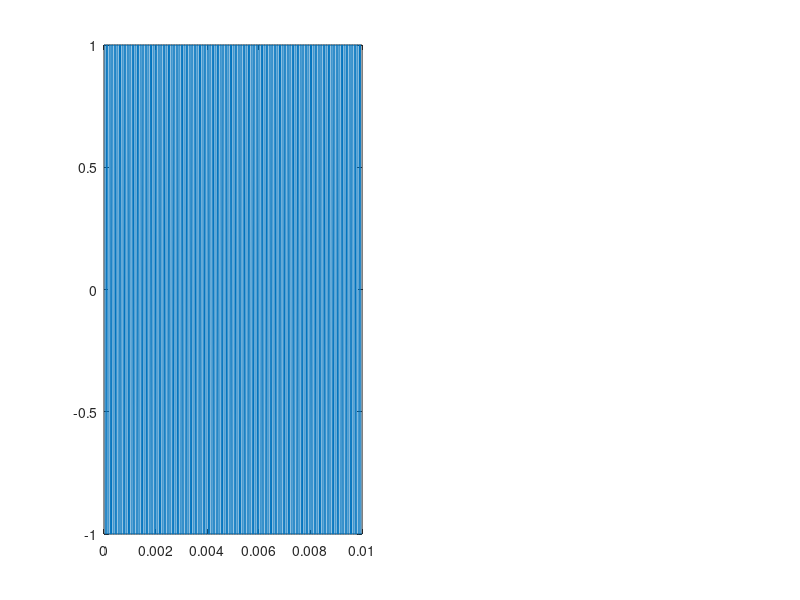

Here is the MATLAB script that generated this plot: (Note: this script raises an error after producing the figure.)
close all; clear; clc;

% Parameters
Fs = 1e5;          % Sampling frequency [Hz]
Ts = 1 / Fs;          % Sampling period
L  = 1e3;          % Signal length
t  = (0:L-1)*Ts;     % Time vector

% Generate square wave of 50 Hz
f0 = 1e4;                  
x  = square(2*pi*f0*t);

% Compute FFT
Y = fft(x);

% Two-sided spectrum
P2 = abs(Y/L);

% Single-sided spectrum
P1 = P2(1:L/2+1);
P1(2:end-1) = 2*P1(2:end-1);

% Frequency axis
f = (0 : (L/2)) * (Fs / L);


% Plot the square wave
figure;
subplot(1,2,1);
plot(t, x); % plot only first 200 samples
title('Square Wave in Time Domain ' + string(f0) + 'Hz');
xlabel('Time (s)');
ylabel('Amplitude');
xlim([0,10 * (1 / f0)]);
ylim([-2,2]);
grid on;

% Plot single-sided amplitude spectrum
subplot(1,2,2);
%stem(f, P1,'filled');
plot(f, P1 , 'LineWidth',1.5);
title('Single-Sided Amplitude Spectrum of Square Wave');
xlabel('Frequency (Hz)');
ylabel('|P1(f)|');
%xlim([0,Fs / 4]);
grid on;



%%
close all; clear; clc;

% Parameters
Fs = 1e6;               % Sampling frequency
T  = 1/Fs;              % Sampling period
Period  = 20;           % Signal length
%t  = (0:L-1)*T;        % Time vector       t = 0:T:L*T
f0 = 5e3;   
t = 0:(1 / Fs):Period / f0;
               
x  = square(2*pi*f0*t);

% Plot the square wave
figure;
plot(t, x); 
title('Square Wave in Time Domain');
xlabel('Time (s)');
ylabel('Amplitude');
xlim([0,20 * (1 / f0)]);
ylim([-2,2]);
grid on;

% Compute FFT
Y = fft(x);

% Two-sided spectrum
%P2 = abs(Y/L);
P2 = abs(Y);

% Single-sided spectrum
P1 = P2(1:L/2+1);
P1(2:end-1) = 2*P1(2:end-1);

% Frequency axis
%f = Fs*(0:(L/2))/L;
f = 0:Fs:10 * f0;

% Plot single-sided amplitude spectrum
figure;
stem(f, P1,'filled');
title('Single-Sided Amplitude Spectrum of Square Wave');
xlabel('Frequency (Hz)');
ylabel('|P1(f)|');
grid on;
